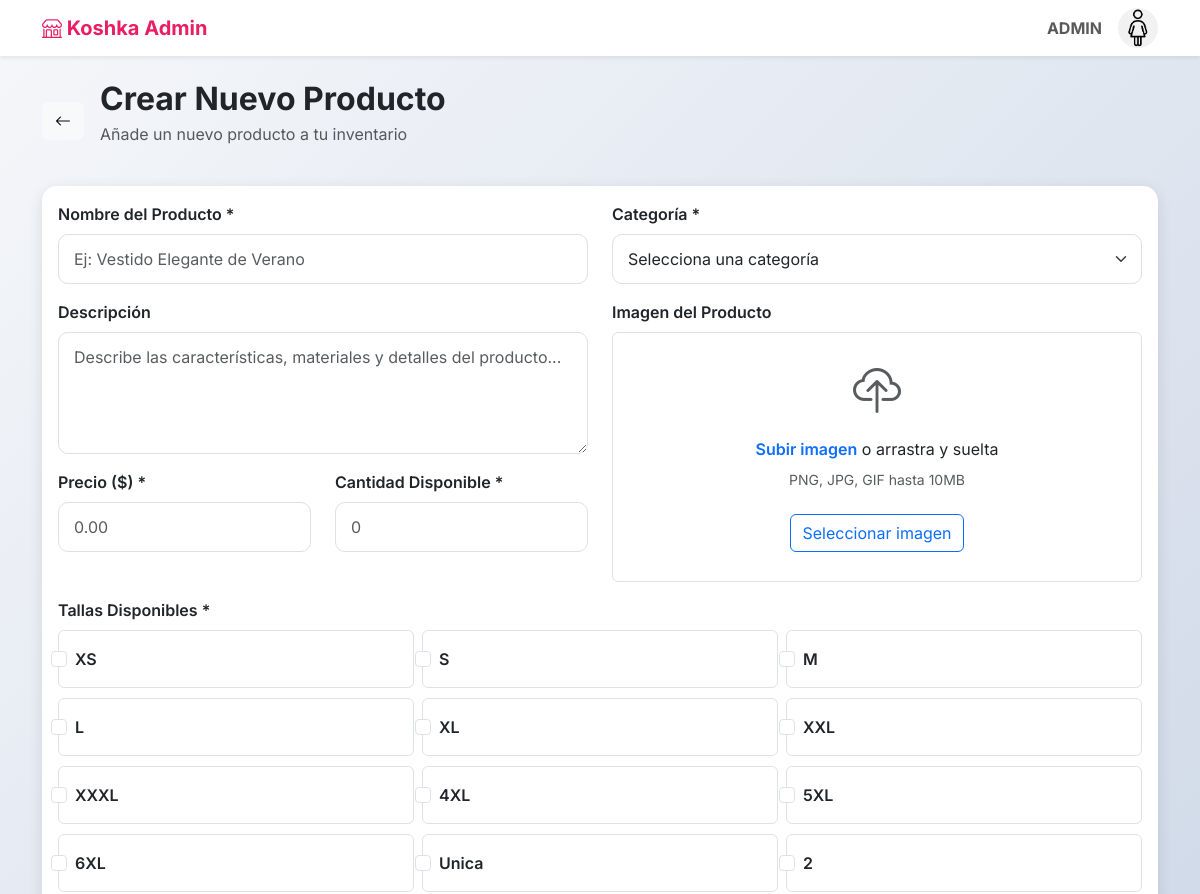
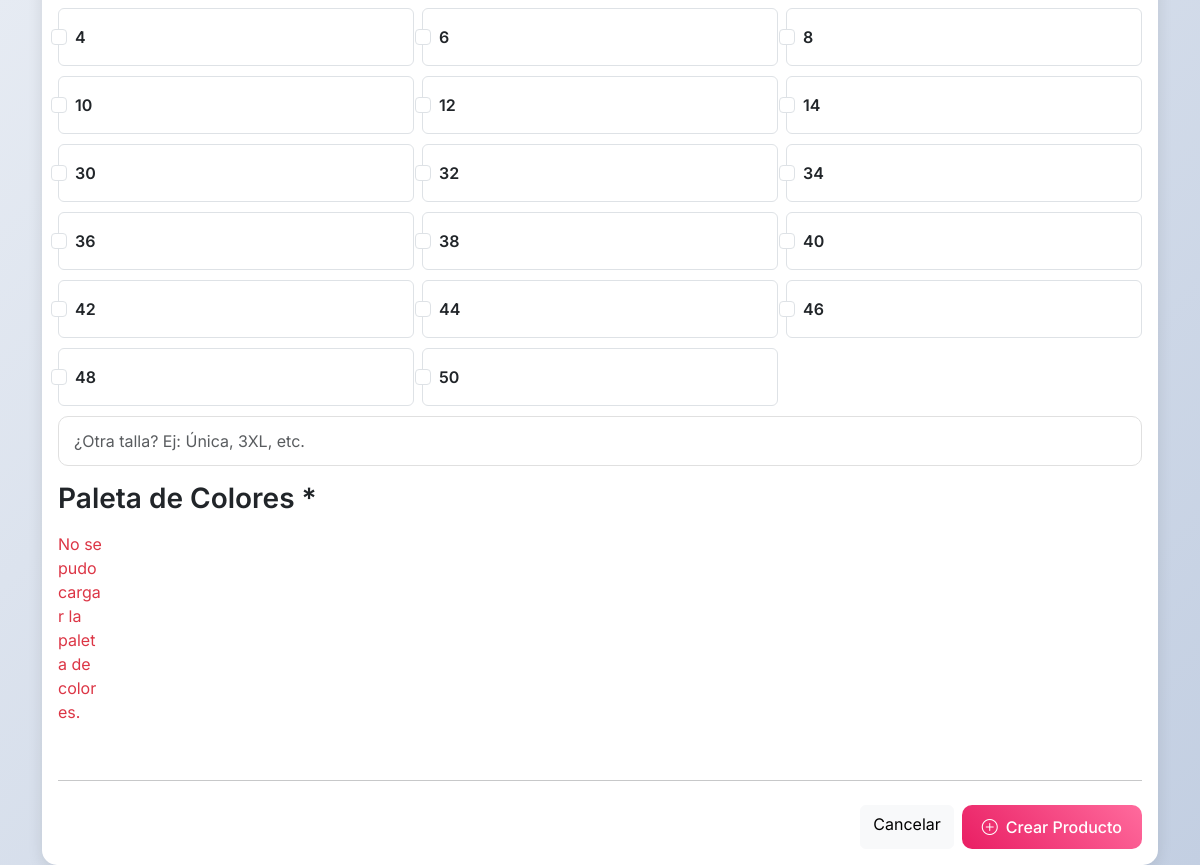
The page /views/crear.php (signed in) on the database its author committed (2 pictures, top to bottom).
### tables this page shows
CREATE TABLE `tallas_ropa` (
  `id` int(11) NOT NULL,
  `talla` varchar(10) NOT NULL,
  `tipo` varchar(50) DEFAULT NULL,
  `descripcion` text DEFAULT NULL
);

### php/create.php (called while the page is built, shortened)
<?php
$userName = $_SESSION['user_name'];
include "../config/db.php";
$tallas_stmt = $conexion->query("SELECT * FROM tallas_ropa");
$sizes = $tallas_stmt->fetchAll(PDO::FETCH_ASSOC);

### views/crear.php (the view, shortened to what this page needs)
<?php
include("../php/create.php");
?>
<!DOCTYPE html>
<html lang="es">
<head>
    <link href="https://cdn.jsdelivr.net/npm/bootstrap@5.3.0/dist/css/bootstrap.min.css" rel="stylesheet">
    <link href="https://cdn.jsdelivr.net/npm/bootstrap-icons@1.10.0/font/bootstrap-icons.css" rel="stylesheet">
    <link href="../css/crear.css" rel="stylesheet">
</head>
<body>
    <?php include "nav.php"; ?>
    <div class="container mt-4">
        <div class="d-flex align-items-center mb-4">
            <a href="index.php" class="btn btn-light me-3">
                <i class="bi bi-arrow-left"></i>
            </a>
            <div>
                <h2 class="fw-bold text-dark mb-1">Crear Nuevo Producto</h2>
                <p class="text-muted">Añade un nuevo producto a tu inventario</p>
            </div>
        </div>
        <div class="card">
            <div class="card-body">
                <form action="../php/create.php" method="POST" enctype="multipart/form-data">
                    <div class="row">
                        <div class="col-lg-6">
                            <div class="mb-3">
                                <label for="productName" class="form-label fw-semibold">Nombre del Producto *</label>
                                <input type="text" class="form-control" id="productName" name="productName" placeholder="Ej: Vestido Elegante de Verano" required>
                            </div>
                            <div class="mb-3">
                                <label for="productDescription" class="form-label fw-semibold">Descripción</label>
                                <textarea class="form-control" id="productDescription" name="productDescription" rows="4" placeholder="Describe las características, materiales y detalles del producto..."></textarea>
                            </div>
                            <div class="row">
                                <div class="col-md-6">
                                    <div class="mb-3">
                                        <label for="productPrice" class="form-label fw-semibold">Precio ($) *</label>
                                        <input type="number" class="form-control" id="productPrice" name="productPrice" step="0.01" placeholder="0.00" required>
                                    </div>
                                </div>
                                <div class="col-md-6">
                                    <div class="mb-3">
                                        <label for="productStock" class="form-label fw-semibold">Cantidad Disponible *</label>
                                        <input type="number" class="form-control" id="productStock" name="productStock" placeholder="0" required>
                                    </div>
                                </div>
                            </div>
                        </div>
                        <div class="col-lg-6">
                            <div class="mb-3">
                                <label for="productCategory" class="form-label fw-semibold">Categoría *</label>
                                <select class="form-select" id="productCategory" name="categoria_id" required>
                                    <option value="">Selecciona una categoría</option>
                                </select>
                            </div>
                            <div class="mb-3">
                                <label class="form-label fw-semibold">Imagen del Producto</label>
                                <div class="upload-area text-center border rounded p-4 position-relative" id="uploadArea" style="cursor: pointer; overflow: hidden; height: 250px;">
                                    <div id="uploadPlaceholder">
                                        <i class="bi bi-cloud-upload text-muted" style="font-size: 3rem;"></i>
                                        <p class="mt-2 mb-2">
                                            <span class="text-primary fw-semibold">Subir imagen</span> o arrastra y suelta
                                        </p>
                                        <p class="text-muted small">PNG, JPG, GIF hasta 10MB</p>
                                        <button type="button" class="btn btn-outline-primary mt-2" id="selectImageBtn">Seleccionar imagen</button>
                                    </div>
                                </div>
                            </div>
                        </div>
                        <div class="mb-3">
                            <label class="form-label fw-semibold">Tallas Disponibles *</label>
                            <div class="row g-2">
                                <?php foreach ($sizes as $size): ?>
                                    <div class="col-4">
                                        <div class="form-check border rounded p-3">
                                            <input class="form-check-input" type="checkbox"
                                                id="size<?= htmlspecialchars($size['id']) ?>"
                                                name="sizes[]"
                                                value="<?= htmlspecialchars($size['id']) ?>">
                                            <label class="form-check-label fw-semibold"
                                                for="size<?= htmlspecialchars($size['id']) ?>">
                                                <?= htmlspecialchars($size['talla']) ?>
                                            </label>
                                        </div>
                                    </div>
                                <?php endforeach; ?>
                                <div class="col-12 mt-2">
                                    <input type="text" class="form-control" id="customSize" name="custom_size" placeholder="¿Otra talla? Ej: Única, 3XL, etc.">
                                </div>
                            </div>
                        </div>
                        <div class="mb-3">
                            <h3 class="mb-3 fw-semibold">Paleta de Colores *</h3>
                            <div id="color-palette-container">
                            </div>
                        </div>
                    </div>
                    <hr class="my-4">
                    <div class="d-flex justify-content-end gap-2">
                        <a href="index.php" class="btn btn-light">Cancelar</a>
                        <button type="submit" class="btn btn-primary">
                            <i class="bi bi-plus-circle me-2"></i>Crear Producto
                        </button>
                    </div>
                </form>
            </div>
        </div>
    </div>
</body>
</html>

### views/nav.php (shortened to what this page needs)
<?php
   $userId = $_SESSION['user_id'];
   $sqlUserImg = "SELECT img FROM user WHERE id = ?";
   $stmtUser = $conexion->prepare($sqlUserImg);
   $stmtUser->execute([$userId]);
   $userData = $stmtUser->fetch(PDO::FETCH_ASSOC);
   $imgFolderPath = __DIR__ . "/../images/perfil/";
   $imgWebPath = "../images/perfil/";
   if (!empty($userData['img']) && file_exists($imgFolderPath . $userData['img'])) {
       $userPhotoURL = $imgWebPath . $userData['img'];
   } else {
       $userPhotoURL = $imgWebPath . "default.png";
   }
   ?>
<nav class="navbar navbar-expand-lg navbar-light bg-white shadow-sm">
    <div class="container">
        <a class="navbar-brand" href="index.php">
            <i class="bi bi-shop"></i> Koshka Admin
        </a>
        <div class="navbar-nav ms-auto">
            <span class="navbar-text me-3"><strong><?= htmlspecialchars($userName) ?></strong></span>
            <div class="dropdown">
                <button class="btn p-0 border-0 bg-transparent" type="button" id="userDropdown" data-bs-toggle="dropdown" aria-expanded="false">
                    <img src="<?= htmlspecialchars($userPhotoURL) ?>" alt="Perfil" class="rounded-circle" style="width: 40px; height: 40px; object-fit: cover;" onerror="this.onerror=null; this.src='../images/perfil/defaul.png';" />
                </button>
            </div>
        </div>
    </div>
</nav>

### css/crear.css (style rules this page uses)
:root { --primary-color: #e91e63; --secondary-color: #f8f9fa; --accent-color: #6c757d; }
body { font-family: 'Inter', sans-serif; background: linear-gradient(135deg, #f5f7fa 0%, #c3cfe2 100%); min-height: 100vh; }
.navbar-brand { font-weight: 700; color: var(--primary-color) !important; }
.card { border: none; border-radius: 15px; box-shadow: 0 4px 15px rgba(0, 0, 0, 0.1); }
.btn-primary { background: linear-gradient(45deg, var(--primary-color), #ff6b9d); border: none; border-radius: 10px; font-weight: 500; padding: 10px 20px; }
.form-control, .form-select { border-radius: 10px; border: 1px solid #e0e0e0; padding: 12px 15px; }
.upload-area { border: 2px dashed #e0e0e0; border-radius: 15px; padding: 40px; text-align: center; transition: border-color 0.3s ease; }
#color-palette-container { display: grid; gap: 12px; grid-template-columns: repeat(auto-fill, minmax(45px, 1fr)); }

### rows shown on the page
tallas_ropa: talla "XS"
tallas_ropa: talla "S"
tallas_ropa: talla "M"
tallas_ropa: talla "L"
tallas_ropa: talla "XL"
tallas_ropa: talla "XXL"
tallas_ropa: talla "XXXL"
tallas_ropa: talla "4XL"
tallas_ropa: talla "5XL"
tallas_ropa: talla "6XL"
tallas_ropa: talla "Unica"
tallas_ropa: talla "2"
tallas_ropa: talla "4"
tallas_ropa: talla "6"
tallas_ropa: talla "8"
tallas_ropa: talla "10"
tallas_ropa: talla "12"
tallas_ropa: talla "14"
tallas_ropa: talla "30"
tallas_ropa: talla "32"
tallas_ropa: talla "34"
tallas_ropa: talla "36"
tallas_ropa: talla "38"
tallas_ropa: talla "40"
tallas_ropa: talla "42"
tallas_ropa: talla "44"
tallas_ropa: talla "46"
tallas_ropa: talla "48"
tallas_ropa: talla "50"

### other values the page prints
$userName "ADMIN"
